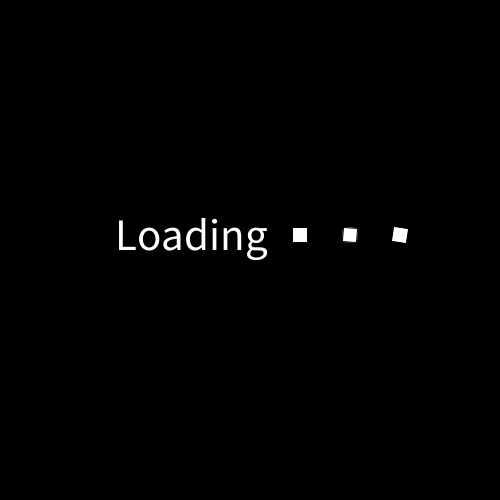
Frame 1 (no input)
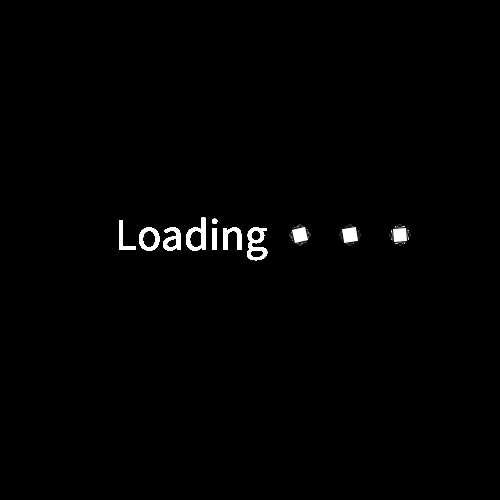
Frame 60 (the mouse pressed at the canvas centre just before this capture)
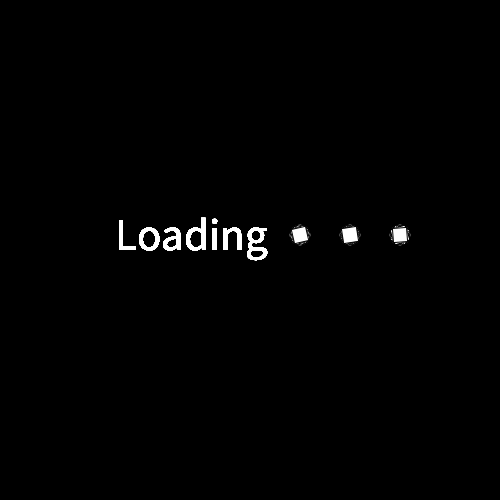
Frame 120 (the mouse held since frame 60 and released just before this capture)

The Processing sketch that drew these frames (run headless with seeded random() and noise(); from frame 60 on, the mouse is pressed at the canvas centre):

// Processing sketch: processing_161696
// ── processing_161696.pde

// Cody Parker
// It was a real challenge making the squares rotate and positions correctly
//would like to keep expanding on this and make it a full menu
float angle1;

void setup() {
  size(500, 500);
  
  angle1 = 0;
  
  background(0, 0, 0, 255);
  fill(0, 255, 0, 255);
  frameRate(30);
}

// Loading 
void draw() {
  fill(255, 255, 255);
  textSize(45);
  text("Loading", 115, 250);

  fill(255, 255, 255);

  rotateRect(300, 235, angle1);
  angle1 = angle1 + 4.5;
  
  rotateRect(350, 235, angle1);
  angle1 = angle1 + 4.5;
  
  rotateRect(400, 235, angle1);
  angle1 = angle1 + 4.5;
  
 

}


void rotateRect(float x, float y, float angle) {

  pushMatrix();
  translate(x, y);
  rotate(radians(angle));
  rectMode(CENTER);
  rect(0, 0, 15, 15, 1);
  popMatrix();
}
